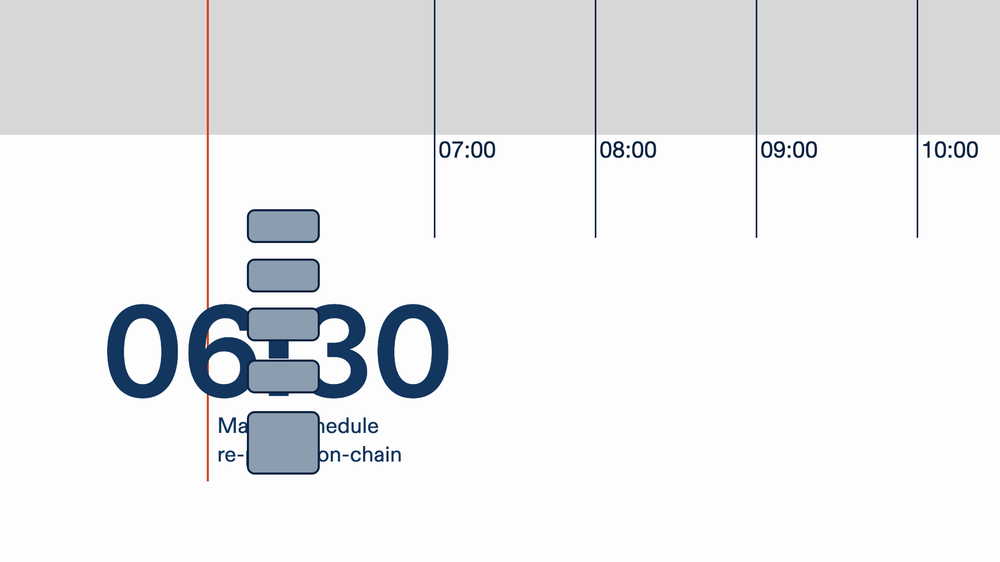
#> input picture video/.claude/rounds/work/cls-day/gen11/crx-f1620.png, 1000 x 562 px, shrunk from 1920 x 1080 before the run
$ python cal.py ../gen11/crx-f1620.png ../gen11/crx-f1620.png 3
#> lines starting #> are read from the running program, lines starting #| are printed output that depends on the picture; after the words box and inside, x2 and y2 are one past the last pixel; in counts of white or black regions, pixels touching at a corner belong together
#!/usr/bin/env python3
"""Registration between two rectified slot crops: the shift that maps B onto A.
usage: cal.py <A.png> <B.png> [maskRightFrom]"""
import sys
import numpy as np
from PIL import Image

a = np.asarray(Image.open(sys.argv[1]).convert("L"), float)
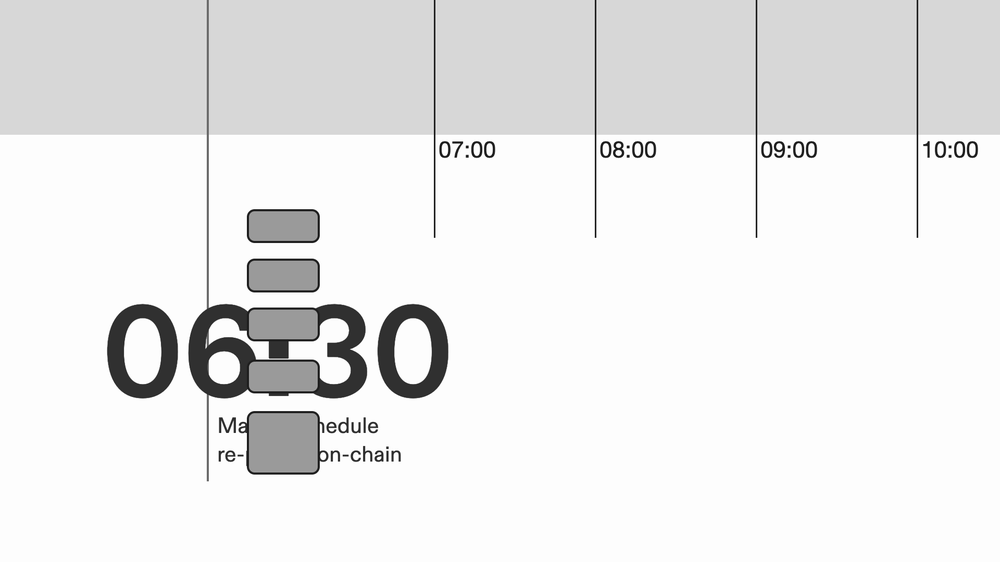
#> a: shape (562, 1000) float64; min 3, max 255, mean 234.4
b = np.asarray(Image.open(sys.argv[2]).convert("L"), float)
lo, hi = a.mean(), b.mean()
#> lo = 234.4; hi = 234.4
# ink = whatever departs from the local background (works on white AND navy grounds)
ai = np.abs(a - np.median(a)) > 45
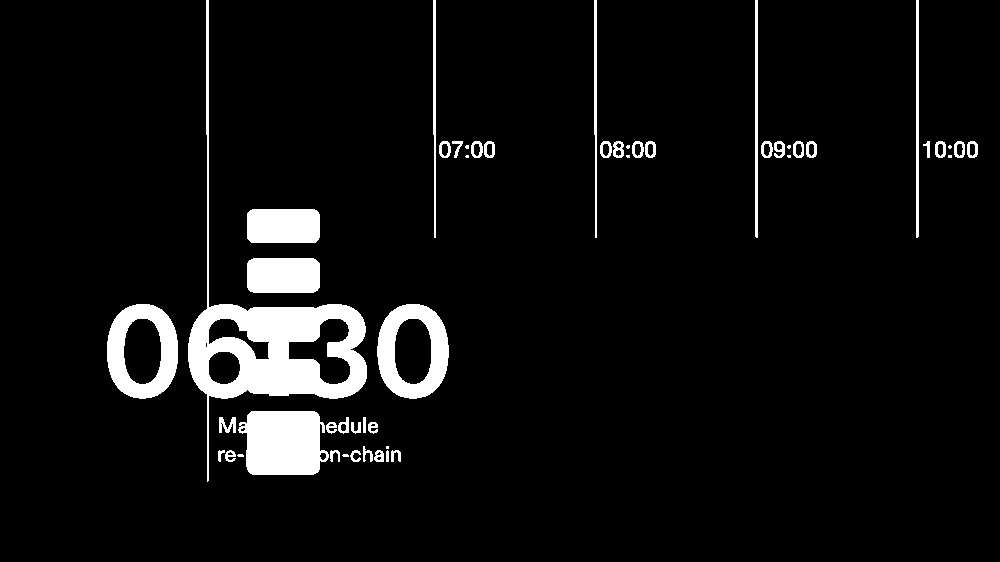
#> ai: shape (562, 1000) bool; 6.2% white; 51 white regions (11 under 20 px), largest, box (x1, y1, x2, y2) and area: (188, 0, 367, 482) 12390, (238, 411, 329, 475) 4805, (377, 304, 449, 399) 3563
bi = np.abs(b - np.median(b)) > 45
if len(sys.argv) > 3:
    k = int(sys.argv[3])
    ai[:, k:] = False
#> ai: shape (562, 1000) bool; 6.2% of pixels changed, all inside (x1, y1, x2, y2) = (107, 0, 978, 482)
    bi[:, k:] = False
print("inkA", ai.sum(), "inkB", bi.sum(), "ratio %.3f" % (bi.sum() / max(1, ai.sum())))
#| inkA 0 inkB 0 ratio 0.000
best = (0, 0, 0)
for dx in range(-26, 27):
    for dy in range(-26, 27):
        s = (ai & np.roll(np.roll(bi, dy, 0), dx, 1)).sum()
        if s > best[0]:
            best = (s, dx, dy)
#> after the loop, best = (0, 0, 0)
print("best roll of B: dx=%d dy=%d  overlap %d/%d = %.3f" %
      (best[1], best[2], best[0], ai.sum(), best[0] / max(1, ai.sum())))
#| best roll of B: dx=0 dy=0  overlap 0/0 = 0.000
